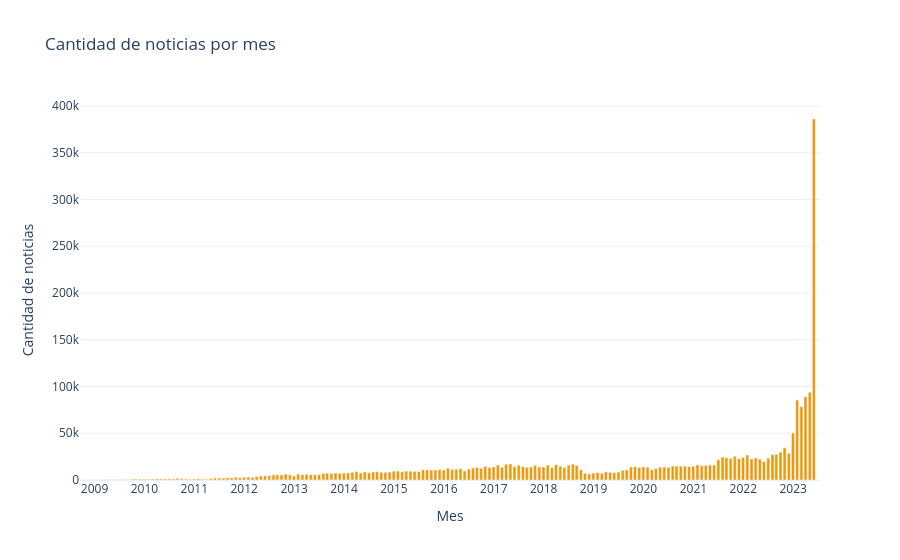

This figure's notebook cell:
### Markdown cell above
## Gráfico: cantidad de noticias/mes

### Code cell
# Agrupamos por año-mes
df_counts = df.groupby(df['Date'].dt.to_period('M')).size().reset_index(name='count')

# Convertimos el período a datetime para que Plotly lo interprete bien
df_counts['Date'] = df_counts['Date'].dt.to_timestamp()

# Grafico
fig = px.bar(
    df_counts,
    x='Date',
    y='count',
    title='Cantidad de noticias por mes',
    labels={'Date': 'Mes', 'count': 'Cantidad de noticias'},
    template='plotly_white'
)

fig.update_traces(marker_color="#eb990c")

# Nos aseguramos de que el gráfico muestre un ticks por año en el eje x
fig.update_xaxes(
    dtick="M12",
    tickformat="%Y",
    ticklabelmode="period"
)

fig.show()

### Figure 1 — Plotly figure (JSON) as saved in the notebook; plotly's stock layout.template omitted (floating-point values rounded to 4 significant figures; data arrays with more than 128 entries replaced by an {"elided": "..."} marker saying what was removed)
{"data": [{"hovertemplate": "Mes=%{x}<br>Cantidad de noticias=%{y}<extra></extra>", "legendgroup": "", "marker": {"color": "#eb990c", "pattern": {"shape": ""}}, "name": "", "orientation": "v", "showlegend": false, "textposition": "auto", "type": "bar", "x": {"elided": "178 str values"}, "xaxis": "x", "y": {"elided": "178 int values"}, "yaxis": "y"}], "layout": {"barmode": "relative", "legend": {"tracegroupgap": 0}, "title": {"text": "Cantidad de noticias por mes"}, "xaxis": {"anchor": "y", "domain": [0, 1], "dtick": "M12", "tickformat": "%Y", "ticklabelmode": "period", "title": {"text": "Mes"}}, "yaxis": {"anchor": "x", "domain": [0, 1], "title": {"text": "Cantidad de noticias"}}}}
